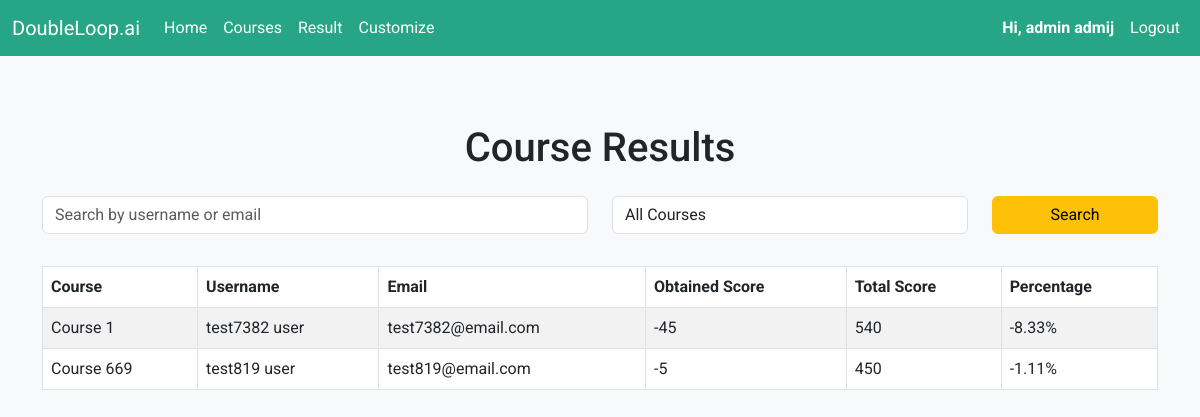
/result/ (signed in), run on the app's committed database.
### users/models/user.py (models this page shows, shortened)
class User(AbstractUser, BaseModel):
    username = None
    email = models.EmailField(
        verbose_name='Email Address',
        max_length=255,
        db_index=True,
        unique=True,
    )
    first_name = models.CharField(max_length=150)
    last_name = models.CharField(max_length=150)
    is_admin = models.BooleanField(default=False)
    objects = UserManager()
    EMAIL_FIELD = 'email'
    USERNAME_FIELD = 'email'
    REQUIRED_FIELDS = ['first_name', 'last_name']

### course/models/course.py (models this page shows, shortened)
class Course(BaseModel):
    title = models.CharField(max_length=255)
    description = models.CharField(max_length=1500, null=True, blank=True)
    created_by = models.ForeignKey(User, related_name='courses', on_delete=models.CASCADE)
    is_published = models.BooleanField(default=True)
    is_archived = models.BooleanField(default=False)

### users/views.py (the view)
# urls.py: path('result/', result_view, name='result'),
@login_required
def result_view(request):
    results = []
    search_query = request.GET.get('search', '')
    selected_course_id = request.GET.get('course', '')
    current_admin = request.user
    if not current_admin.is_admin:
        return HttpResponseForbidden("You are not authorized to view this page.")
    courses = Course.objects.all()
    filtered_courses = courses
    if selected_course_id:
        filtered_courses = filtered_courses.filter(id=selected_course_id)
    invited_user_emails = UserInvitation.objects.filter(
        admin=current_admin,
        status=UserInvitation.ACCEPTED
    ).values_list('email', flat=True)
    invited_users = User.objects.filter(email__in=Subquery(invited_user_emails)).distinct()
    for course in filtered_courses:
        users = invited_users.filter(
            quiz_scores__quiz__lesson__module__course=course
        ).filter(
            Q(first_name__icontains=search_query) |
            Q(last_name__icontains=search_query) |
            Q(email__icontains=search_query)
        ).distinct()
        for user in users:
            total_score = 0
            obtained_score = 0
            quizzes = course.modules.all().values_list('lessons__quizzes', flat=True)
            total_questions = Question.objects.filter(quiz__in=quizzes).count()
            total_score = total_questions * 10  # Each question is worth 10 marks
            latest_quiz_score = QuizScore.objects.filter(user=user, quiz__lesson__module__course=course) \
                .order_by('-created_at').first()
            if latest_quiz_score:
                obtained_score = latest_quiz_score.score
            percentage = (obtained_score / total_score) * 100 if total_score > 0 else 0
            results.append({
                'course': course.title,
                'username': f"{user.first_name} {user.last_name}",
                'email': user.email,
                'obtained_score': obtained_score,
                'total_score': total_score,
                'percentage': percentage
            })
    context = {
        'results': results,
        'courses': courses,
        'search_query': search_query,
        'selected_course_id': selected_course_id,
    }
    return render(request, 'result.html', context)

### templates/result.html (shortened to what this page needs)
{% extends 'base.html' %}
{% block content %}
<div class="container mt-5">
    <h1 class="text-center mb-4">Course Results</h1>
    <form method="GET" class="form-inline mb-4 row">
        <div class="col-12 col-md-6 mb-2">
            <input type="text" name="search" class="form-control w-100" placeholder="Search by username or email" value="{{ search_query }}">
        </div>
        <div class="col-12 col-md-4 mb-2">
            <select name="course" class="form-control w-100">
                <option value="">All Courses</option>
            </select>
        </div>
        <div class="col-12 col-md-2">
            <button type="submit" class="btn btn-warning w-100">Search</button>
        </div>
    </form>
    <div class="table-responsive">
        <table class="table table-bordered table-striped">
            <thead class="thead-dark">
                <tr>
                    <th scope="col">Course</th>
                    <th scope="col">Username</th>
                    <th scope="col">Email</th>
                    <th scope="col">Obtained Score</th>
                    <th scope="col">Total Score</th>
                    <th scope="col">Percentage</th>
                </tr>
            </thead>
            <tbody>
                {% for result in results %}
                <tr>
                    <td>{{ result.course }}</td>
                    <td>{{ result.username }}</td>
                    <td>{{ result.email }}</td>
                    <td>{{ result.obtained_score }}</td>
                    <td>{{ result.total_score }}</td>
                    <td>{{ result.percentage|floatformat:2 }}%</td>
                </tr>
                {% endfor %}
            </tbody>
        </table>
    </div>
</div>
{% endblock %}

### templates/navbar.html (shortened to what this page needs)
<nav class="navbar navbar-expand-lg">
    <div class="container-fluid">
        <a class="navbar-brand" href="{% url 'home' %}">DoubleLoop.ai</a>
        <div class="collapse navbar-collapse" id="navbarNav">
            <ul class="navbar-nav me-auto">
                <li class="nav-item">
                    <a class="nav-link" href="{% url 'home' %}">
                         Home
                    </a>
                </li>
                {% if user.is_authenticated and user.is_admin %}
                <li class="nav-item">
                    <a class="nav-link" href="{% url 'course_actions' %}">
                         Courses
                    </a>
                </li>
                <li class="nav-item">
                    <a class="nav-link" href="{% url 'result' %}">
                         Result
                    </a>
                </li>
                <li class="nav-item">
                    <a class="nav-link" href="{% url 'customize_color' %}">
                         Customize
                    </a>
                </li>
                {% endif %}
            </ul>
            <ul class="navbar-nav ms-auto">
                {% if user.is_authenticated %}
                <li class="nav-item">
                    <a class="nav-link">
                        <b> Hi, {{ user.first_name }} {{ user.last_name }}</b>
                    </a>
                </li>
                <li class="nav-item">
                    <a class="nav-link" href="{% url 'logout' %}">Logout</a>
                </li>
                {% endif %}
            </ul>
        </div>
    </div>
</nav>

### data on the page
User: first_name "admin", last_name "admij"
Course: course "Course 1"
User: email "test7382@email.com"
Course: course "Course 669"
User: email "test819@email.com"

### other printed values
{{ result.username }} "test7382 user" "test819 user"
{{ result.obtained_score }} "-45" "-5"
{{ result.total_score }} "540" "450"
{{ result.percentage|floatformat:2 }} "-8.33" "-1.11"
